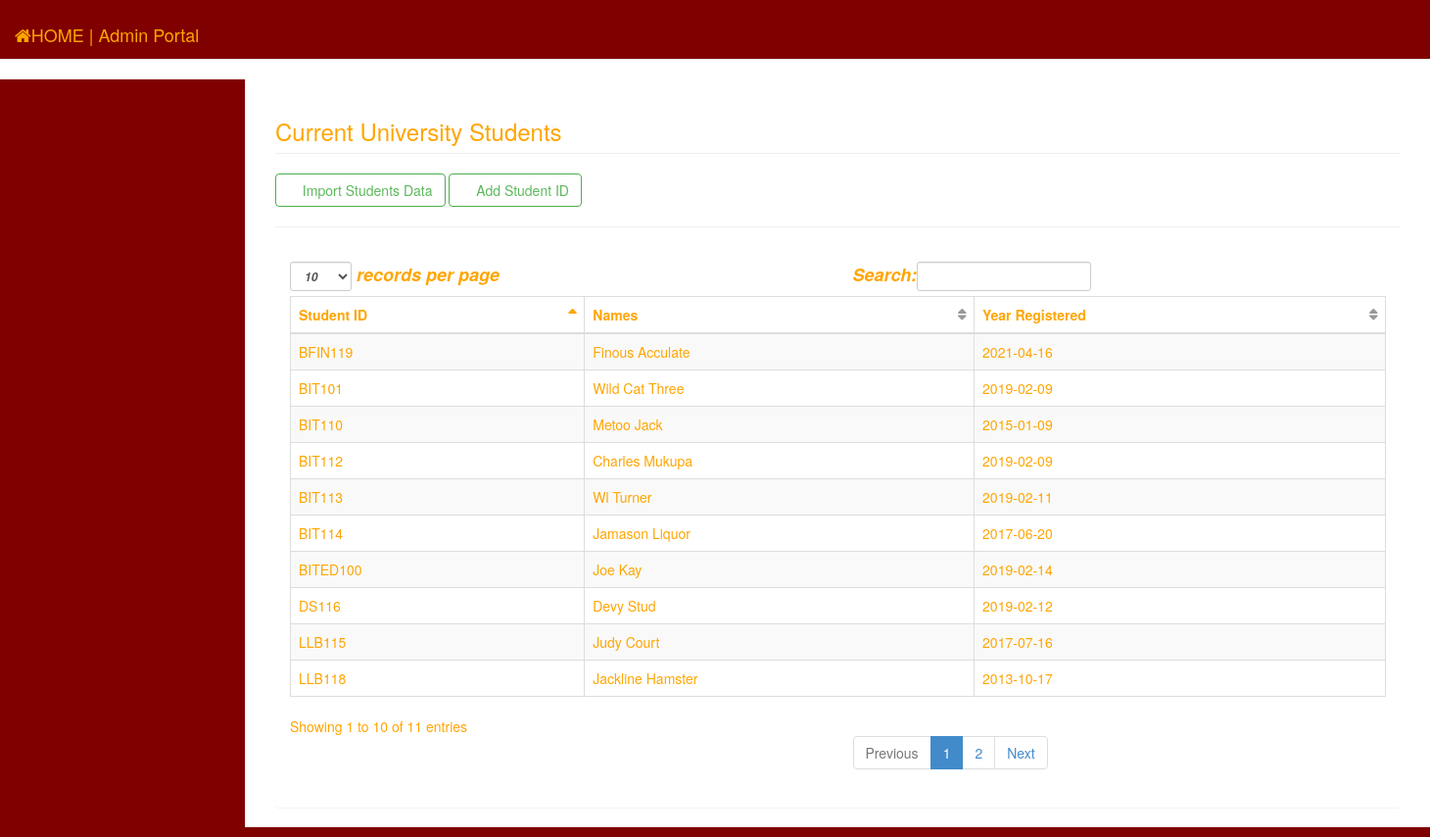
/admin2/current_students.php (signed in), run on the app's committed database.
### tables this page shows
CREATE TABLE `ids` (
  `id_number` varchar(100) NOT NULL,
  `names` varchar(225) NOT NULL,
  `started` varchar(225) NOT NULL
);

### admin2/current_students.php (the view, shortened to what this page needs)
<?php include ('head.php');?>
<body>
    <div id="wrapper">
        <?php include ('side_bar.php');?>
        <div id="page-wrapper">
            <div class="row">
                <div class="col-lg-12">
                    <h3 class="page-header">Current University Students</h3>
				<a href="download.php" class="btn btn-success btn-outline"><i class="glyphicon glyphicon-save"></i> Import Students Data</a>
                <a href="add_student_id.php" class="btn btn-success btn-outline"><i class="glyphicon glyphicon-save"></i> Add Student ID</a>
				<hr/>
                    <div class="panel panel-default">
                        <div class="panel-body">
                            <div class="table-responsive">
                                <table class="table table-striped table-bordered table-hover" id="dataTables-example">
                                    <thead>
                                        <tr>
                                            <th>Student ID</th>
                                            <th>Names</th>
                                            <th>Year Registered</th>
                                        </tr>
                                    </thead>
                                    <tbody>
										<?php
											require 'dbcon.php';
											$query = $conn->query("SELECT * FROM ids ORDER BY id_number DESC");
											while($row1 = $query->fetch_array()){
										?>
											<tr>
												<td><?php echo $row1 ['id_number'];?></td>
												<td><?php echo $row1 ['names'];?></td>
												<td><?php echo $row1 ['started'];?></td>
											</tr>
                                       <?php } ?>
                                    </tbody>
                                </table>
                            </div>
                        </div>
                    </div>
            </div>
        </div>
    </div>
</body>
</html>

### admin2/css/sb-admin-2.css (style rules this page uses)
body { background-color: #f8f8f8; }
#wrapper { width: 100%; }
#page-wrapper { padding: 0 15px; min-height: 568px; background-color: #fff; }
@media (min-width:768px) { #page-wrapper { position: inherit; margin: 0 0 0 250px; padding: 0 30px; border-left: 1px solid #e7e7e7; } }
.btn-outline { color: inherit; background-color: transparent; transition: all .5s; }
.btn-success.btn-outline { color: #5cb85c; }
table.dataTable thead .sorting, table.dataTable thead .sorting_asc, table.dataTable thead .sorting_desc, table.dataTable thead .sorting_asc_disabled, table.dataTable thead .sorting_desc_disabled { background: 0 0; }
table.dataTable thead .sorting_asc:after { content: "\f0de"; float: right; font-family: fontawesome; }
table.dataTable thead .sorting:after { content: "\f0dc"; float: right; font-family: fontawesome; color: rgba(50,50,50,.5); }

### admin2/css/MyStyles.css (style rules this page uses)
body { background-color: maroon; background-size: 100%; color: orange; }
#wrapper { background-color: white; padding-bottom: 20px; }
.panel { border: none; }
a { text-decoration: none; color: ; }

### data on the page
ids: id_number "LLB118", names "Jackline Hamster", started "2013-10-17"
ids: id_number "LLB115", names "Judy Court", started "2017-07-16"
ids: id_number "DS116", names "Devy Stud", started "2019-02-12"
ids: id_number "BITED100", names "Joe Kay", started "2019-02-14"
ids: id_number "BIT114", names "Jamason Liquor", started "2017-06-20"
ids: id_number "BIT113", names "Wl Turner", started "2019-02-11"
ids: id_number "BIT112", names "Charles Mukupa", started "2019-02-09"
ids: id_number "BIT110", names "Metoo Jack", started "2015-01-09"
ids: id_number "BIT101", names "Wild Cat Three", started "2019-02-09"
ids: id_number "BFIN119", names "Finous Acculate", started "2021-04-16"
